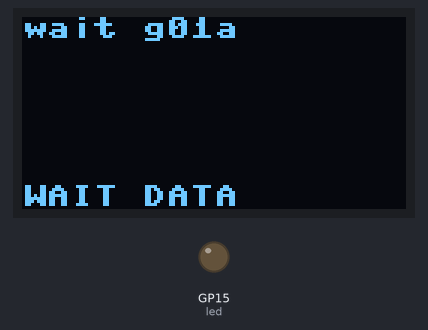
This program was run on a simulated Raspberry Pi Pico running MicroPython. On the bench: 128×64 one-colour display, output pins drawn as LEDs (lit = HIGH). WiFi joins after 1.5 s; the clock reads 2024-03-15 10:24:30 at power-on unless the program sets it; no MQTT or app messages arrive unless stated; library files of the repository ran but are not shown: ssd1306.py; what the program prints to the serial console is not drawn.

Above: at 1.9 s.

The program:

show_b.py
```python
import myid                                  # 身份指紋（第一行）
import cfg                                   # 本組參數
# show_b.py（B 板＝節點端顯示＋告警）：訂閱 A 的資料，OLED 顯示最新值與資料新鮮度；
# 超過門檻 GP15 的 LED 亮、太久沒更新或 A 斷線 LED 閃。OLED 接 I2C0（GP4、GP5），位址 0x3C
from wifi import connect
from umqtt.simple import MQTTClient
from machine import Pin, I2C
from alarm import Alarm, state
import ssd1306, time, json

oled = ssd1306.SSD1306_I2C(128, 64, I2C(0, sda=Pin(4), scl=Pin(5), freq=400000))
led = Pin(15, Pin.OUT)                        # 告警 LED：GP15（第 20 腳）→ 220Ω → LED → GND
al = Alarm(cfg.T_HIGH)                        # 門檻可以從儀表板改
last, got_ms, a_st = None, None, "?"          # 最後一筆資料、B 收到它的時間、A 的狀態

def on_msg(topic, msg):
    global last, got_ms, a_st
    topic = topic.decode()
    if topic == cfg.DATA_A:
        try:
            last = json.loads(msg)
        except ValueError:                   # 壞掉的 JSON：不要用
            return
        got_ms = time.ticks_ms()             # 新鮮度用 B 自己的時鐘算
        if al.update(last.get("t")):
            print("告警狀態改變：", "超標" if al.on else "解除", last.get("t"))
    elif topic == cfg.ST_A:
        a_st = msg.decode()
        print("A 的狀態：", a_st)
    elif topic == cfg.TH_B:
        al.high = float(msg)
        print("門檻改成", al.high)

def start():
    connect(cfg.SSID, cfg.PASSWORD)
    m = MQTTClient(cfg.CID_B, cfg.BROKER, keepalive=cfg.KEEPALIVE)
    m.set_callback(on_msg)
    m.set_last_will(cfg.ST_B, "offline", retain=True)
    m.connect()
    m.publish(cfg.ST_B, "online", retain=True)
    for tp in (cfg.DATA_A, cfg.ST_A, cfg.TH_B):
        m.subscribe(tp)
    return m

def f1(v):                                   # 缺值顯示 --，不要顯示 0
    return "--" if v is None else "%.1f" % v

def draw(txt):
    oled.fill(0)
    if last is None:
        oled.text("wait " + cfg.NODE_A, 0, 0)
    else:
        oled.text("%s #%d" % (last.get("id"), last.get("seq", 0)), 0, 0)
        oled.text("T %s  th %.1f" % (f1(last.get("t")), al.high), 0, 12)
        oled.text("H %s %%" % f1(last.get("h")), 0, 22)
        oled.text("P %s hPa" % f1(last.get("p")), 0, 32)
        oled.text("L %s lx" % f1(last.get("lux")), 0, 42)
    oled.text(txt, 0, 56)                    # 最下面一行：狀態
    oled.show()

c = start()
ping_ms, k, shown = time.ticks_ms(), 0, ""
while True:
    try:
        while c.check_msg() is not None:     # 一次把等著的訊息都處理完
            pass
        if time.ticks_diff(time.ticks_ms(), ping_ms) > cfg.KEEPALIVE * 500:
            c.ping()                         # B 只收不送：每 30 秒 ping 一次，broker 才不會踢掉
            ping_ms = time.ticks_ms()
    except OSError as e:
        print("斷線，重連中：", e)
        time.sleep(2)
        try:
            c = start()
        except OSError:
            pass
    age = None if got_ms is None else time.ticks_diff(time.ticks_ms(), got_ms) // 1000
    txt, mode = state(age, cfg.STALE_S, a_st, al.on)
    led.value(1 if mode == 1 else (k % 2 if mode == 2 else 0))   # 2＝閃
    draw(txt)
    if txt.split()[0] != shown:              # 狀態換了才印，Shell 不會洗版
        shown = txt.split()[0]
        print("OLED：", txt)
    k += 1
    time.sleep_ms(500)
```

myid.py
```python
# myid.py：身份指紋＋組別。兩片板子都要存一份；只改前三行
STUDENT_ID = "請改成組長學號"   # 組長學號（兩片一樣）
GROUP = 1                       # 組號（1～20，兩片一樣）
BOARD = "A"                     # 這一片是 "A" 還是 "B"

import machine, network, rp2, time, binascii
rp2.country("TW")                        # 台灣的無線電規範，要在打開無線晶片之前設定
wlan = network.WLAN(network.STA_IF)
was_on = wlan.active()
wlan.active(True)                        # 無線晶片要開著才讀得到 MAC
MAC = binascii.hexlify(wlan.config("mac"), ":").decode().upper()
wlan.active(was_on)                      # 讀完放回原本的狀態
SN = binascii.hexlify(machine.unique_id()).decode().upper()
t = time.localtime()                     # Thonny 連線時會幫板子對時
WHEN = "{:04d}-{:02d}-{:02d} {:02d}:{:02d}".format(t[0], t[1], t[2], t[3], t[4])
print("學號", STUDENT_ID, "| 第", GROUP, "組 | 板子", BOARD, "| 序號", SN, "| MAC", MAC, "|", WHEN)
```

cfg.py
```python
# cfg.py：本主題的組別參數（由 myid 的組號算出來；A、B 兩片都要存，內容不用改）
import myid
GROUP = myid.GROUP
SSID, PASSWORD = "STUST-IoT", "password"     # 教室 Wi-Fi（照主題 11，密碼老師上課公布）
BROKER = "192.168.1.10"                      # 教室電腦上的 Mosquitto（1883 埠）
G = "g%02d" % GROUP                          # 組代號，例如第 7 組＝g07
NODE_A, NODE_B = G + "a", G + "b"            # 節點名：g07a（感測）、g07b（顯示）
ROOM = "stust/ee/e501/"
DATA_A = ROOM + NODE_A + "/data"             # A 發布感測資料（每 5 秒一筆）
ST_A = ROOM + NODE_A + "/status"             # A 的 online／offline（遺囑）
ST_B = ROOM + NODE_B + "/status"             # B 的 online／offline（遺囑）
CMD_A = ROOM + NODE_A + "/cmd"               # 儀表板開關 → A 的板載 LED
TH_B = ROOM + NODE_B + "/th"                 # 儀表板的門檻 → B 的告警門檻
CID_A, CID_B = "wsn-" + NODE_A, "wsn-" + NODE_B   # client id 全班不重複
KEEPALIVE = 60                               # 秒；斷線 1.5 倍（90 秒）後發遺囑
PERIOD_MS = 5000                             # A 每 5 秒送一筆
T_HIGH = 30.0                                # 告警門檻（教室冷就調低，例如現在溫度＋1）
STALE_S = 15                                 # 超過 15 秒沒新資料＝過期（3 筆沒來）
```

wifi.py
```python
# wifi.py：連上教室 Wi-Fi（A、B 兩片都要存）；回傳 (IP, 遮罩, 閘道, DNS)
import network, rp2, time


def connect(ssid, password, timeout_s=15):
    rp2.country("TW")                        # 台灣的無線電規範，要在打開無線晶片之前設定
    wlan = network.WLAN(network.STA_IF)
    wlan.active(True)
    if not wlan.isconnected():
        wlan.connect(ssid, password)
        t0 = time.ticks_ms()
        while not wlan.isconnected():
            if time.ticks_diff(time.ticks_ms(), t0) > timeout_s * 1000:
                raise OSError("Wi-Fi 連不上，status = %d" % wlan.status())
            time.sleep_ms(200)
    return wlan.ifconfig()
```

alarm.py
```python
# alarm.py：告警與資料新鮮度的判斷（B 板用；電腦上的 Python 也能跑，方便驗算）

class Alarm:
    """跨越門檻才告警：沒超標→超標回傳 "HOT"；降到 high－band 以下回傳 "OK"；其他時候回傳 None。"""

    def __init__(self, high, band=0.5):
        self.high, self.band, self.on = high, band, False

    def update(self, v):
        if v is None:                        # 缺值：不改變狀態
            return None
        if not self.on and v > self.high:
            self.on = True
            return "HOT"
        if self.on and v < self.high - self.band:
            self.on = False
            return "OK"
        return None

def state(age_s, stale_s, a_status, hot):
    """OLED 最下面那一行和 LED：回傳 (文字, LED 模式)；LED 模式 0＝滅、1＝亮、2＝閃。"""
    if a_status == "offline":                # broker 代發的遺囑：A 斷線了
        return "A OFFLINE", 2
    if age_s is None:
        return "WAIT DATA", 0
    if age_s > stale_s:                      # 太久沒新資料：數字是舊的
        return "STALE %ds" % age_s, 2
    if hot:
        return "HOT! %ds" % age_s, 1
    return "OK %ds" % age_s, 0
```
